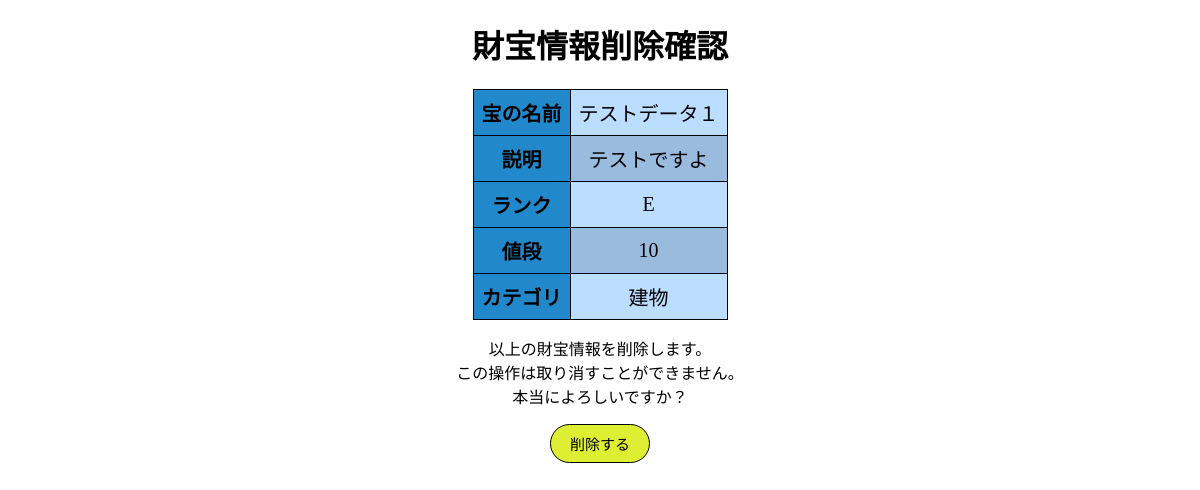
/delTreasure.php?id=1, run on an earlier commit of the app's database.
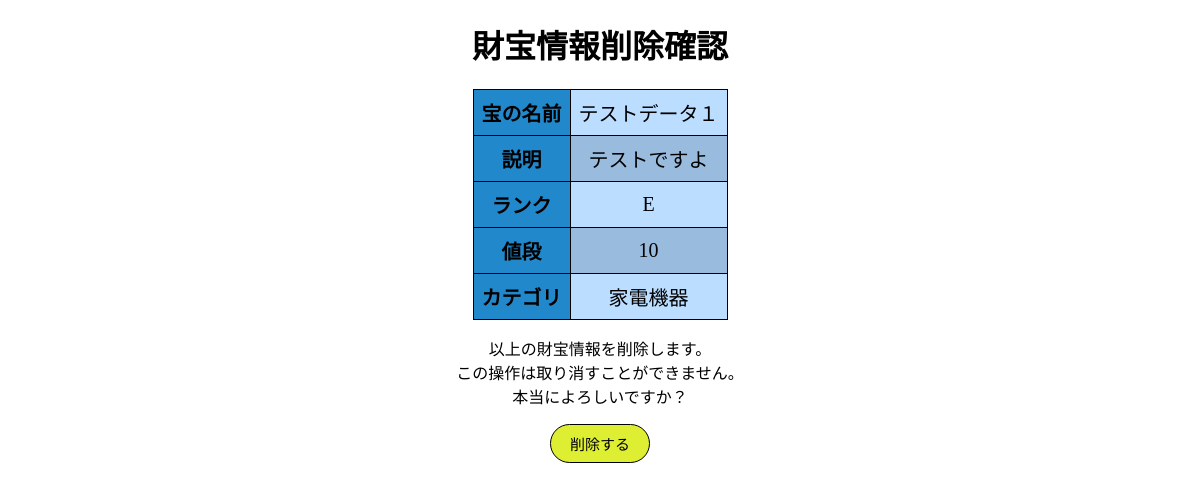
And on a later commit of the database.
### tables this page shows
CREATE TABLE IF NOT EXISTS Treasures (
    treasure_id    INTEGER       PRIMARY KEY AUTO_INCREMENT,
    treasure_name  VARCHAR(128)  NOT NULL,
    treasure_desc  VARCHAR(128)  NOT NULL,
    treasure_rank  INTEGER       NOT NULL,
    treasure_price DECIMAL(64,0) NOT NULL,
    treasure_ctgr  INTEGER       NOT NULL,
    FOREIGN KEY (treasure_ctgr) REFERENCES Categories (category_id)
);

CREATE TABLE IF NOT EXISTS Categories (
    category_id   INTEGER PRIMARY KEY AUTO_INCREMENT,
    category_name VARCHAR(128)
);

### delTreasure.php (the view, shortened to what this page needs)
<?php require 'initial/db-connect.php' ?>
<?php
    $id = $_GET['id'] ?? null;
    if($id != null)
        $sql = $db -> query("SELECT * FROM Treasures LEFT JOIN Categories
        ON Treasures.treasure_ctgr = Categories.category_id WHERE treasure_id=$id");
    else
        header("Location: lineup.php?err=1");
    $res = $sql -> fetch(PDO::FETCH_ASSOC);
    $name = $_POST['name'] ?? $res['treasure_name'] ?? null;
    $desc = $_POST['desc'] ?? $res['treasure_desc'] ?? null;
    $price = $_POST['price'] ?? $res['treasure_price'] ?? null;
    $ctgr = $_POST['ctgr'] ?? $res['category_name'] ?? null;
?>
<!DOCTYPE html>
<html lang="en">
    <head>
        <link rel="stylesheet" href="css/control.css">
    </head>
    <body onload="previewRank()">
        <div class="centering">
            <h1>財宝情報削除確認</h1>
            <form action="modTreasure_process.php" method="post">
                <table>
                    <tbody>
                        <tr><th>宝の名前</th><td><?=$name?></td></tr>
                        <tr><th>説明</th><td><?=nl2br($desc)?></td></tr>
                        <tr>
                            <th>ランク</th>
                            <td>
                                <span id="previewZone"></span>
                            </td>
                        </tr>
                        <tr><th>値段</th><td><?=$price?></td></tr>
                        <tr><th>カテゴリ<br></th><td><?=$ctgr?></td>
                        </tr>
                    </tbody>
                </table>
                <p class="warning">
                    以上の財宝情報を削除します。<br>
                    この操作は取り消すことができません。<br>
                    本当によろしいですか？<br>
                </p>
                <button class="go">削除する</button>
            </form>
        </div>
    </body>
</html>

### css/control.css (style rules this page uses)
.centering { margin: 0 auto; text-align: center; }
table, th, td { border: 1px solid #000000; border-collapse: collapse; padding: 8px; font-size: 20px; }
table { margin: auto; }
th { background-color: #28c; }
tbody>tr:nth-child(2n) { background-color: #9bd; }
tbody>tr:nth-child(2n+1) { background-color: #bdf; }
.go { font-size: 15px; padding: 8px; border: 1px solid black; border-radius: 20px; width: 100px; color: inherit; cursor: pointer; background: #de3; transition: all 0.1s; }

What changed in the data, as far as the page shows it:
changed through a linked row, treasures "テストデータ１": treasure_ctgr.category_name "建物" → "家電機器"
